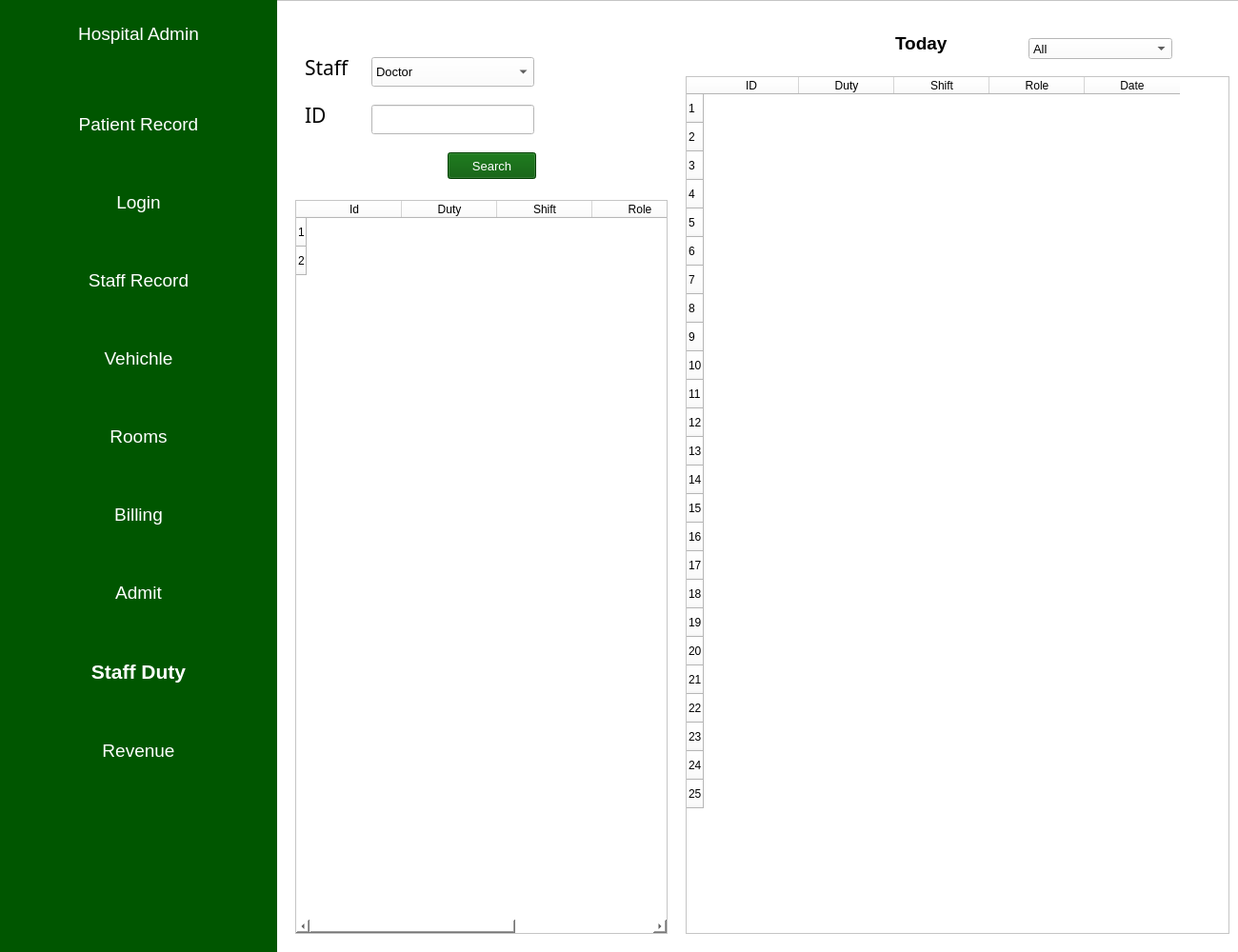
<?xml version="1.0" encoding="UTF-8"?>
<ui version="4.0">
 <class>MainWindow</class>
 <widget class="QMainWindow" name="MainWindow">
  <property name="geometry">
   <rect>
    <x>0</x>
    <y>0</y>
    <width>1300</width>
    <height>1000</height>
   </rect>
  </property>
  <property name="windowTitle">
   <string>MainWindow</string>
  </property>
  <property name="styleSheet">
   <string notr="true">background-color: rgb(255,255,255);</string>
  </property>
  <widget class="QWidget" name="MainWidget">
   <widget class="QFrame" name="frame">
    <property name="geometry">
     <rect>
      <x>0</x>
      <y>0</y>
      <width>1301</width>
      <height>1001</height>
     </rect>
    </property>
    <property name="frameShape">
     <enum>QFrame::StyledPanel</enum>
    </property>
    <property name="frameShadow">
     <enum>QFrame::Raised</enum>
    </property>
    <widget class="QComboBox" name="DayCombo">
     <property name="geometry">
      <rect>
       <x>1080</x>
       <y>40</y>
       <width>151</width>
       <height>22</height>
      </rect>
     </property>
     <property name="font">
      <font>
       <pointsize>10</pointsize>
      </font>
     </property>
     <property name="styleSheet">
      <string notr="true">color:rgb(0,0,0);
selection-background-color: rgb(0,86,0);</string>
     </property>
     <item>
      <property name="text">
       <string>All</string>
      </property>
     </item>
     <item>
      <property name="text">
       <string>Doctor</string>
      </property>
     </item>
     <item>
      <property name="text">
       <string>Nurse</string>
      </property>
     </item>
     <item>
      <property name="text">
       <string>Ward Member</string>
      </property>
     </item>
     <item>
      <property name="text">
       <string>Reception</string>
      </property>
     </item>
     <item>
      <property name="text">
       <string>Pharmacist</string>
      </property>
     </item>
     <item>
      <property name="text">
       <string>Lab Guy</string>
      </property>
     </item>
    </widget>
    <widget class="QLabel" name="IdLabel">
     <property name="geometry">
      <rect>
       <x>320</x>
       <y>110</y>
       <width>55</width>
       <height>21</height>
      </rect>
     </property>
     <property name="font">
      <font>
       <family>Mongolian Baiti</family>
       <pointsize>16</pointsize>
       <weight>50</weight>
       <italic>false</italic>
       <bold>false</bold>
      </font>
     </property>
     <property name="styleSheet">
      <string notr="true">background-color: rgba(255, 255, 255, 0);font: 16pt &quot;Mongolian Baiti&quot;;color:rgb(0,0,0)</string>
     </property>
     <property name="text">
      <string>ID</string>
     </property>
    </widget>
    <widget class="QTableWidget" name="tableWidget_2">
     <property name="geometry">
      <rect>
       <x>310</x>
       <y>210</y>
       <width>391</width>
       <height>771</height>
      </rect>
     </property>
     <property name="font">
      <font>
       <family>Mongolian Baiti</family>
       <pointsize>10</pointsize>
       <weight>50</weight>
       <italic>false</italic>
       <bold>false</bold>
      </font>
     </property>
     <property name="styleSheet">
      <string notr="true">font: 10pt &quot;Mongolian Baiti&quot;;
color: rgb(0, 0, 0);</string>
     </property>
     <property name="showGrid">
      <bool>false</bool>
     </property>
     <property name="gridStyle">
      <enum>Qt::DashDotDotLine</enum>
     </property>
     <property name="sortingEnabled">
      <bool>true</bool>
     </property>
     <property name="rowCount">
      <number>2</number>
     </property>
     <row>
      <property name="text">
       <string>1</string>
      </property>
     </row>
     <row>
      <property name="text">
       <string>2</string>
      </property>
     </row>
     <column>
      <property name="text">
       <string>Id</string>
      </property>
     </column>
     <column>
      <property name="text">
       <string>Duty</string>
      </property>
     </column>
     <column>
      <property name="text">
       <string>Shift</string>
      </property>
     </column>
     <column>
      <property name="text">
       <string>Role</string>
      </property>
     </column>
     <column>
      <property name="text">
       <string>Date</string>
      </property>
     </column>
    </widget>
    <widget class="QLabel" name="StaffLabel">
     <property name="geometry">
      <rect>
       <x>320</x>
       <y>60</y>
       <width>71</width>
       <height>21</height>
      </rect>
     </property>
     <property name="font">
      <font>
       <family>Mongolian Baiti</family>
       <pointsize>16</pointsize>
       <weight>50</weight>
       <italic>false</italic>
       <bold>false</bold>
      </font>
     </property>
     <property name="styleSheet">
      <string notr="true">background-color: rgba(255, 255, 255, 0);font: 16pt &quot;Mongolian Baiti&quot;;color:rgb(0,0,0)</string>
     </property>
     <property name="text">
      <string>Staff</string>
     </property>
    </widget>
    <widget class="QPushButton" name="SearcgBtn">
     <property name="geometry">
      <rect>
       <x>470</x>
       <y>160</y>
       <width>93</width>
       <height>28</height>
      </rect>
     </property>
     <property name="font">
      <font>
       <pointsize>10</pointsize>
      </font>
     </property>
     <property name="styleSheet">
      <string notr="true">color:rgb(255, 255, 255);
background-color: rgb(0,86,0);</string>
     </property>
     <property name="text">
      <string>Search</string>
     </property>
    </widget>
    <widget class="QComboBox" name="StaffCombo">
     <property name="geometry">
      <rect>
       <x>390</x>
       <y>60</y>
       <width>171</width>
       <height>31</height>
      </rect>
     </property>
     <property name="font">
      <font>
       <pointsize>10</pointsize>
      </font>
     </property>
     <property name="styleSheet">
      <string notr="true">color:rgb(0,0,0);
selection-background-color: rgb(0,86,0);</string>
     </property>
     <item>
      <property name="text">
       <string>Doctor</string>
      </property>
     </item>
     <item>
      <property name="text">
       <string>Nurse</string>
      </property>
     </item>
     <item>
      <property name="text">
       <string>Ward Member</string>
      </property>
     </item>
     <item>
      <property name="text">
       <string>Reception</string>
      </property>
     </item>
     <item>
      <property name="text">
       <string>Pharmacist</string>
      </property>
     </item>
     <item>
      <property name="text">
       <string>Lab Guy</string>
      </property>
     </item>
    </widget>
    <widget class="QLineEdit" name="IdEdit">
     <property name="geometry">
      <rect>
       <x>390</x>
       <y>110</y>
       <width>171</width>
       <height>31</height>
      </rect>
     </property>
     <property name="font">
      <font>
       <pointsize>10</pointsize>
      </font>
     </property>
     <property name="styleSheet">
      <string notr="true">color: rgb(0,0,0);</string>
     </property>
    </widget>
    <widget class="QLabel" name="DayLabel">
     <property name="geometry">
      <rect>
       <x>940</x>
       <y>30</y>
       <width>101</width>
       <height>31</height>
      </rect>
     </property>
     <property name="font">
      <font>
       <pointsize>14</pointsize>
       <weight>75</weight>
       <bold>true</bold>
      </font>
     </property>
     <property name="styleSheet">
      <string notr="true">background-color: rgba(255, 255, 255, 0);color:rgb(0,0,0)</string>
     </property>
     <property name="text">
      <string>Today</string>
     </property>
    </widget>
    <widget class="QTableWidget" name="DayTabel">
     <property name="geometry">
      <rect>
       <x>720</x>
       <y>80</y>
       <width>571</width>
       <height>901</height>
      </rect>
     </property>
     <property name="font">
      <font>
       <family>Mongolian Baiti</family>
       <pointsize>10</pointsize>
       <weight>50</weight>
       <italic>false</italic>
       <bold>false</bold>
      </font>
     </property>
     <property name="styleSheet">
      <string notr="true">font: 10pt &quot;Mongolian Baiti&quot;;
color: rgb(0, 0, 0);</string>
     </property>
     <property name="showGrid">
      <bool>false</bool>
     </property>
     <property name="gridStyle">
      <enum>Qt::CustomDashLine</enum>
     </property>
     <property name="sortingEnabled">
      <bool>true</bool>
     </property>
     <row>
      <property name="text">
       <string>1</string>
      </property>
     </row>
     <row>
      <property name="text">
       <string>2</string>
      </property>
     </row>
     <row>
      <property name="text">
       <string>3</string>
      </property>
     </row>
     <row>
      <property name="text">
       <string>4</string>
      </property>
     </row>
     <row>
      <property name="text">
       <string>5</string>
      </property>
     </row>
     <row>
      <property name="text">
       <string>6</string>
      </property>
     </row>
     <row>
      <property name="text">
       <string>7</string>
      </property>
     </row>
     <row>
      <property name="text">
       <string>8</string>
      </property>
     </row>
     <row>
      <property name="text">
       <string>9</string>
      </property>
     </row>
     <row>
      <property name="text">
       <string>10</string>
      </property>
     </row>
     <row>
      <property name="text">
       <string>11</string>
      </property>
     </row>
     <row>
      <property name="text">
       <string>12</string>
      </property>
     </row>
     <row>
      <property name="text">
       <string>13</string>
      </property>
     </row>
     <row>
      <property name="text">
       <string>14</string>
      </property>
     </row>
     <row>
      <property name="text">
       <string>15</string>
      </property>
     </row>
     <row>
      <property name="text">
       <string>16</string>
      </property>
     </row>
     <row>
      <property name="text">
       <string>17</string>
      </property>
     </row>
     <row>
      <property name="text">
       <string>18</string>
      </property>
     </row>
     <row>
      <property name="text">
       <string>19</string>
      </property>
     </row>
     <row>
      <property name="text">
       <string>20</string>
      </property>
     </row>
     <row>
      <property name="text">
       <string>21</string>
      </property>
     </row>
     <row>
      <property name="text">
       <string>22</string>
      </property>
     </row>
     <row>
      <property name="text">
       <string>23</string>
      </property>
     </row>
     <row>
      <property name="text">
       <string>24</string>
      </property>
     </row>
     <row>
      <property name="text">
       <string>25</string>
      </property>
     </row>
     <column>
      <property name="text">
       <string>ID</string>
      </property>
     </column>
     <column>
      <property name="text">
       <string>Duty</string>
      </property>
     </column>
     <column>
      <property name="text">
       <string>Shift</string>
      </property>
     </column>
     <column>
      <property name="text">
       <string>Role</string>
      </property>
     </column>
     <column>
      <property name="text">
       <string>Date</string>
      </property>
     </column>
    </widget>
    <widget class="QFrame" name="frame_2">
     <property name="geometry">
      <rect>
       <x>0</x>
       <y>0</y>
       <width>291</width>
       <height>1001</height>
      </rect>
     </property>
     <property name="styleSheet">
      <string notr="true">background-color: rgb(0, 86, 0);</string>
     </property>
     <property name="frameShape">
      <enum>QFrame::NoFrame</enum>
     </property>
     <property name="frameShadow">
      <enum>QFrame::Sunken</enum>
     </property>
     <property name="lineWidth">
      <number>3</number>
     </property>
     <widget class="QWidget" name="verticalLayoutWidget">
      <property name="geometry">
       <rect>
        <x>10</x>
        <y>70</y>
        <width>271</width>
        <height>781</height>
       </rect>
      </property>
      <layout class="QVBoxLayout" name="verticalLayout">
       <item>
        <widget class="QPushButton" name="patient_record">
         <property name="font">
          <font>
           <pointsize>14</pointsize>
          </font>
         </property>
         <property name="styleSheet">
          <string notr="true">color: rgb(255, 255, 255);
</string>
         </property>
         <property name="text">
          <string>Patient Record</string>
         </property>
         <property name="flat">
          <bool>true</bool>
         </property>
        </widget>
       </item>
       <item>
        <widget class="QPushButton" name="login">
         <property name="font">
          <font>
           <pointsize>14</pointsize>
          </font>
         </property>
         <property name="styleSheet">
          <string notr="true">color: rgb(255, 255, 255);</string>
         </property>
         <property name="text">
          <string>Login</string>
         </property>
         <property name="flat">
          <bool>true</bool>
         </property>
        </widget>
       </item>
       <item>
        <widget class="QPushButton" name="staff_record">
         <property name="font">
          <font>
           <pointsize>14</pointsize>
          </font>
         </property>
         <property name="styleSheet">
          <string notr="true">color: rgb(255, 255, 255);</string>
         </property>
         <property name="text">
          <string>Staff Record</string>
         </property>
         <property name="flat">
          <bool>true</bool>
         </property>
        </widget>
       </item>
       <item>
        <widget class="QPushButton" name="vehichle">
         <property name="font">
          <font>
           <pointsize>14</pointsize>
          </font>
         </property>
         <property name="styleSheet">
          <string notr="true">color: rgb(255, 255, 255);</string>
         </property>
         <property name="text">
          <string>Vehichle</string>
         </property>
         <property name="flat">
          <bool>true</bool>
         </property>
        </widget>
       </item>
       <item>
        <widget class="QPushButton" name="rooms">
         <property name="font">
          <font>
           <pointsize>14</pointsize>
          </font>
         </property>
         <property name="styleSheet">
          <string notr="true">color: rgb(255, 255, 255);</string>
         </property>
         <property name="text">
          <string>Rooms</string>
         </property>
         <property name="flat">
          <bool>true</bool>
         </property>
        </widget>
       </item>
       <item>
        <widget class="QPushButton" name="billing">
         <property name="font">
          <font>
           <pointsize>14</pointsize>
          </font>
         </property>
         <property name="styleSheet">
          <string notr="true">color: rgb(255, 255, 255);</string>
         </property>
         <property name="text">
          <string>Billing</string>
         </property>
         <property name="flat">
          <bool>true</bool>
         </property>
        </widget>
       </item>
       <item>
        <widget class="QPushButton" name="admit">
         <property name="font">
          <font>
           <pointsize>14</pointsize>
          </font>
         </property>
         <property name="styleSheet">
          <string notr="true">color: rgb(255, 255, 255);</string>
         </property>
         <property name="text">
          <string>Admit</string>
         </property>
         <property name="flat">
          <bool>true</bool>
         </property>
        </widget>
       </item>
       <item>
        <widget class="QPushButton" name="staff_duty">
         <property name="font">
          <font>
           <pointsize>16</pointsize>
           <weight>75</weight>
           <bold>true</bold>
          </font>
         </property>
         <property name="styleSheet">
          <string notr="true">color: rgb(255, 255, 255);</string>
         </property>
         <property name="text">
          <string>Staff Duty</string>
         </property>
         <property name="flat">
          <bool>true</bool>
         </property>
        </widget>
       </item>
       <item>
        <widget class="QPushButton" name="revenue">
         <property name="font">
          <font>
           <pointsize>14</pointsize>
          </font>
         </property>
         <property name="styleSheet">
          <string notr="true">color: rgb(255, 255, 255);</string>
         </property>
         <property name="text">
          <string>Revenue</string>
         </property>
         <property name="flat">
          <bool>true</bool>
         </property>
        </widget>
       </item>
      </layout>
     </widget>
     <widget class="QPushButton" name="hospital_admin">
      <property name="geometry">
       <rect>
        <x>10</x>
        <y>10</y>
        <width>271</width>
        <height>51</height>
       </rect>
      </property>
      <property name="font">
       <font>
        <pointsize>14</pointsize>
       </font>
      </property>
      <property name="styleSheet">
       <string notr="true">color: rgb(255, 255, 255);</string>
      </property>
      <property name="text">
       <string>Hospital Admin</string>
      </property>
      <property name="flat">
       <bool>true</bool>
      </property>
     </widget>
    </widget>
   </widget>
  </widget>
 </widget>
 <resources/>
 <connections/>
</ui>
